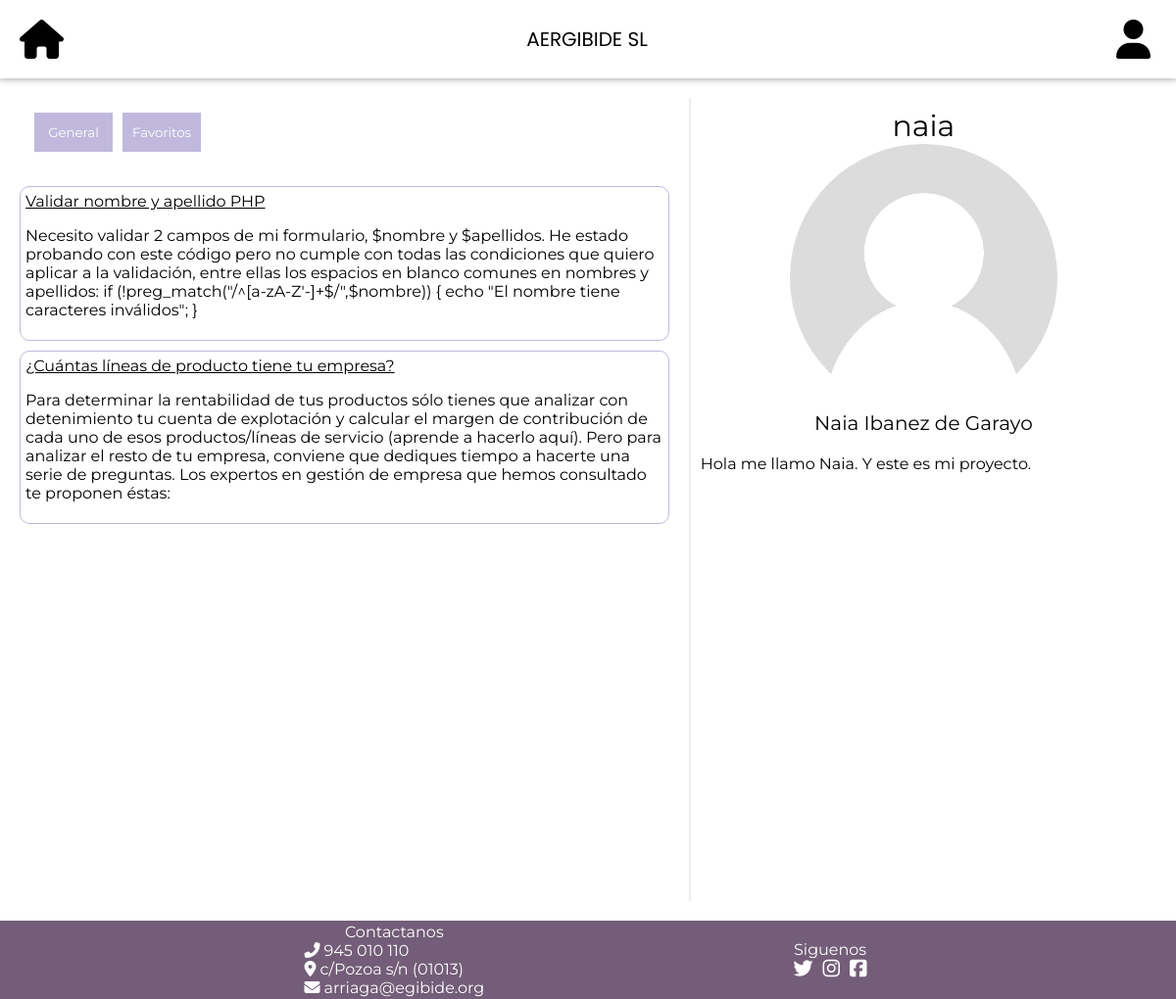
The page /php/perfil.php?nickname=naia on the database its author committed.
### tables this page shows
CREATE TABLE `Preguntas` (
  `id` int(11) NOT NULL,
  `titulo` varchar(100) NOT NULL,
  `descripcion` varchar(5000) NOT NULL,
  `fecha` datetime NOT NULL,
  `tema` varchar(20) DEFAULT NULL,
  `usuarioid` int(11) NOT NULL
);

CREATE TABLE `Usuarios` (
  `id` int(11) NOT NULL,
  `tipousuarios` int(1) DEFAULT NULL,
  `nickname` varchar(30) NOT NULL,
  `password` varchar(300) NOT NULL,
  `nombre` varchar(30) NOT NULL,
  `apellido1` varchar(40) NOT NULL,
  `apellido2` varchar(40) DEFAULT NULL,
  `email` varchar(64) DEFAULT NULL,
  `descripcion` varchar(500) DEFAULT NULL,
  `edad` int(2) DEFAULT NULL,
  `imagen` varchar(100) DEFAULT NULL
);

### php/perfil.php (called while the page is built, shortened)
<?php
require_once '../php/llamadasBD.php';
$usuarios = leerUsuarios();
$preguntas = leerPreguntas();
$usuarioPerfil = array();
$preguntasUsuario = array();
$idUsuario = "";
while ($usuario = $usuarios->fetch()){
    if($usuario["nickname"] == $_GET["nickname"]){
        $idUsuario = $usuario["id"];
        array_push($usuarioPerfil, [
            "nickname" => $usuario["nickname"],
            "nombre" => $usuario["nombre"],
            "apellido1" => $usuario["apellido1"],
            "apellido2" => $usuario["apellido2"],
            "email" => $usuario["email"],
            "descripcion" => $usuario["descripcion"],
            "edad" => $usuario["edad"],
            "imagen" => $usuario["imagen"]
        ]);
    }
}
while ($pregunta = $preguntas->fetch()){
    if($pregunta["usuarioid"] == $idUsuario){
        array_push($preguntasUsuario, [
            "id" => $pregunta["id"],
            "titulo" => $pregunta["titulo"],
            "descripcion" => $pregunta["descripcion"],
            "fecha" => $pregunta["fecha"],
            "tema" => $pregunta["tema"],
            "usuarioid" => $pregunta["usuarioid"],
        ]);
    }
}
require "../html/perfil.view.php";

### php/llamadasBD.php (called while the page is built, shortened)
<?php
function iniciarConexion(){
    $dbname = "db_reto2";
    $host = "localhost";
    $user = "admin";
    $pass = "12345";
    try{
       $dbh = new PDO("mysql:host=$host;dbname=$dbname",$user,$pass);
       return $dbh;
    }catch (PDOException $e){
        echo $e->getMessage();
        return null;
    }
}
function leerPreguntas()
{
    $dbh = iniciarConexion();
    $stmt = $dbh->prepare("SELECT * FROM Preguntas ORDER BY fecha DESC");
    $stmt->execute();
    $stmt->setFetchMode(PDO::FETCH_ASSOC);
    return $stmt;
}
function leerUsuarios()
{
    $dbh = iniciarConexion();
    $stmt = $dbh->prepare("SELECT * FROM Usuarios");
    $stmt->execute();
    $stmt->setFetchMode(PDO::FETCH_ASSOC);
    return $stmt;
}

### html/perfil.view.php (the view, shortened to what this page needs)
<?php include 'header.view.php';?>
<head>
    <link rel="stylesheet" href="../html/css/perfil.css">
</head>
<body>
    <div id="divPrincipal">
        <div id="divIzq">
            <div id="divBotones">
                <button>General</button>
                <button>Favoritos</button>
            </div>
            <div id="divPreguntas">
                <?php foreach ($preguntasUsuario as $pregunta) { ?>
                <div class="divPregunta">
                    <a href="../php/pregunta.php?pregunta=<?php echo $pregunta["id"]?>" class="tituloPreg"><?php echo $pregunta["titulo"];?></a>
                    <div class="divDescripcion">
                        <p><?php echo $pregunta["descripcion"]; ?></p>
                    </div>
                </div>
                <?php } ?>
            </div>
        </div>
        <div id="divDer">
            <label id="lbNickname"><?php echo $usuarioPerfil[0]["nickname"] ?></label>
            <img id="imgPerfil" src="<?php echo $usuarioPerfil[0]["imagen"];?>">
            <label id="lbNombre"><?php echo $usuarioPerfil[0]["nombre"];echo " "; echo $usuarioPerfil[0]["apellido1"]?></label>
            <label id="lbDescripcion"><?php echo $usuarioPerfil[0]["descripcion"] ?></label>
        </div>
    </div>
</body>
<?php include 'footer.view.php';?>

### html/css/header.css (style rules this page uses)
body { margin: 0px; height: 100vh; font-family: 'Montserrat', sans-serif; }
select option,button,input { font-family: 'Montserrat', sans-serif; }

### html/css/perfil.css (style rules this page uses)
#divPrincipal { display: flex; }
#divIzq { display: flex; flex-direction: column; flex: 3; }
#divBotones { display: flex; margin: 20px; justify-content: left; }
#divBotones button { background-color: #c0b9dd; color: white; border: 1px solid #c0b9dd; height: 40px; width: 80px; margin: 5px; }
.divPregunta { display: flex; flex-direction: column; margin: 10px; padding: 5px; border: #c0b9dd 1px solid; border-radius: 10px; }
#divDer { padding: 10px; margin: 10px; display: flex; flex-direction: column; border-left: #eee 2px solid; flex: 2; height: 100vh; }
#lbNickname { font-size: 30px; align-self: center; }
#imgPerfil { border-radius: 100%; width: 60%; height: auto; align-self: center; }
#lbNombre { font-size: 20px; align-self: center; }
#lbDescripcion { margin-top: 20px; }
a:visited, a { color: black; }
@media only screen and (min-width: 800px) { #divPrincipal { margin: 10px; } }

### rows shown on the page
preguntas: titulo "Validar nombre y apellido PHP", descripcion "Necesito validar 2 campos de mi formulario, $nombre y $apellidos. He estado probando con este código pero no cumple con todas las condiciones que quiero aplicar a la validación, entre ellas los espacios en blanco comunes en nombres y apellidos: if (!preg_match(\"/^[a-zA-Z'-]+$/\",$nombre)) { echo \"El nombre tiene caracteres inválidos\"; }"
preguntas: titulo "¿Cuántas líneas de producto tiene tu empresa?", descripcion "Para determinar la rentabilidad de tus productos sólo tienes que analizar con detenimiento tu cuenta de explotación y calcular el margen de contribución de cada uno de esos productos/líneas de servicio (aprende a hacerlo aquí). Pero para analizar el resto de tu empresa, conviene que dediques tiempo a hacerte una serie de preguntas. Los expertos en gestión de empresa que hemos consultado te proponen éstas:"
usuarios: nickname "naia", imagen (placeholder picture), nombre "Naia", apellido1 "Ibanez de Garayo", descripcion "Hola me llamo Naia. Y este es mi proyecto."
